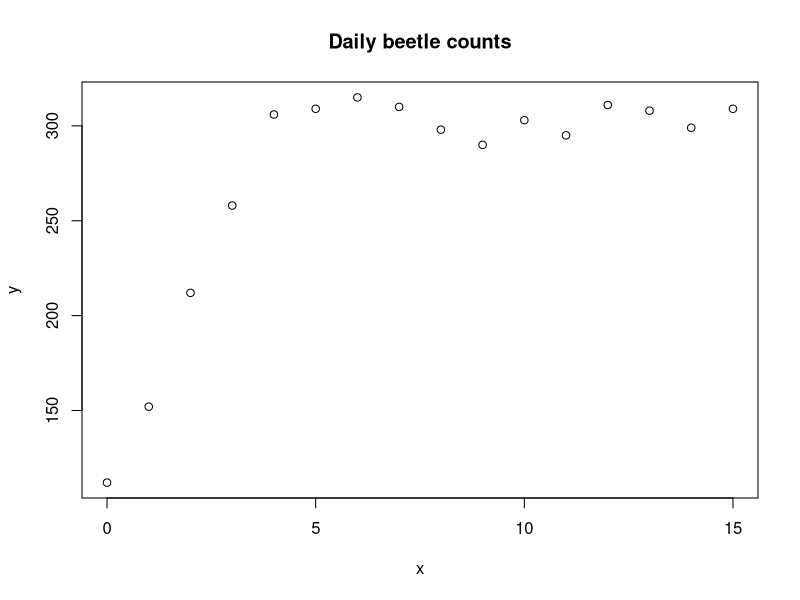
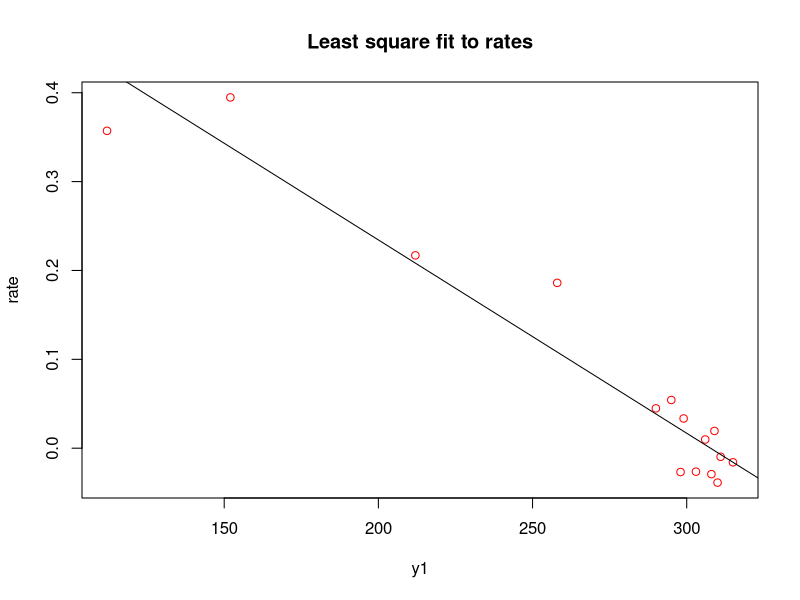

Source code (R) for these figures, in order:
#flour beetle data
# Benjamin Bass

#daily count of beetles for 16 days
y = c(112, 152, 212, 258, 306, 309, 315, 310, 
298, 290, 303, 295, 311, 308, 299, 309)
print(y)

#daily count of beetles for 15 days
y1 = c(112, 152, 212, 258, 306, 309, 315, 310, 
298, 290, 303, 295, 311, 308, 299)

yPhaser = c(120, 162, 211, 249, 274, 289, 298, 302, 305, 306, 306, 307, 307, 307, 307)

xDifference = abs(y1 - yPhaser)

xMean = mean(xDifference)

#time in days 
x = seq(0, length(y)-1)
print(x)

plot(x, y, main="Daily beetle counts")

par(ask=TRUE)  #to pause between plots

#create a rate vector and load it with computed rates
rate = 0
#print (rate)

for (i in 1:length(y)-1){
rate[i] = (y[i+1] - y[i])/y[i]
}
print(rate)

#linear least squares fit
#drop last y entry
 
plot(y1, rate, col="red", main="Least square fit to rates")
fit = lm(rate~y1)#bestfit line
abline(fit)
print(fit)
print(summary(fit)) #lots more info
print("The value of the mean is ")
print(xMean)


#                  1.1200000000E+002          
 #1.00000E+000     1.6240155199E+002          
 #2.00000E+000     2.1102138737E+002          
 #3.00000E+000     2.4922205007E+002          
 #4.00000E+000     2.7468059170E+002          
 #5.00000E+000     2.8983941997E+002          
 #6.00000E+000     2.9826702202E+002          
 #7.00000E+000     3.0277443014E+002          
 #8.00000E+000     3.0513531729E+002          
 #9.00000E+000     3.0635837521E+002          
 #1.00000E+001     3.0698837095E+002          
 #1.10000E+001     3.0731192614E+002          
 #1.20000E+001     3.0747784713E+002          
 #1.30000E+001     3.0756286642E+002          
 #1.40000E+001     3.0760641364E+002

#Download the R file beetle.R above and run (source) it. Read out the parameter values of a and b for the logistic 
#differential equation y' = ay + by^2. Now, use these parameter values in the Cubic1D ODE differential equation in Phaser, 
#with the appropriate initial condition, and print out the Xi values for 14 days. How do these numerical values compare
# with the original data values? What is the average difference between the computed and the corresponding data points?